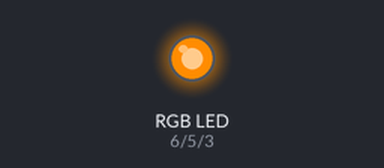
A sketch run on a simulated Arduino Uno, built with avr-gcc and run on an emulated ATmega328P. Shown: an RGB LED mixed from three pins (HIGH = lit).

Above: at 0.1 s.
Timing chart, 0 to 1.6 s (numbered marks = the images above):
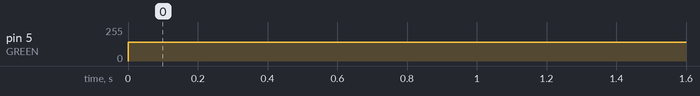

The sketch:

sketch_aug02a.ino
```cpp
#define BLUE 3
#define GREEN 5
#define RED 6

int redNumber;
int greenNumber;
int blueNumber;

void setup () {
  pinMode(RED, OUTPUT);
  pinMode(GREEN, OUTPUT);
  pinMode(BLUE, OUTPUT);
  digitalWrite(RED, HIGH);
  digitalWrite(GREEN, HIGH);
  digitalWrite(BLUE, HIGH);
  }

void loop () {
  redNumber = 255;
  greenNumber = 0;
  blueNumber = 0;
  analogWrite(RED, 255);
  analogWrite(GREEN, 140);
  analogWrite(BLUE, 0);

//  analogWrite(RED, 0);
//  delay(1000);
//  analogWrite(GREEN, 0);
//  delay(1000);
//  analogWrite(GREEN, 100);
//  analogWrite(RED, 59);
//  delay(1000);
//  analogWrite(BLUE, 100);
//  delay(1000);
  }
```

Measured:
- by itself, pin 5 (GREEN): 0/255 → 140/255 at 0.00 s
